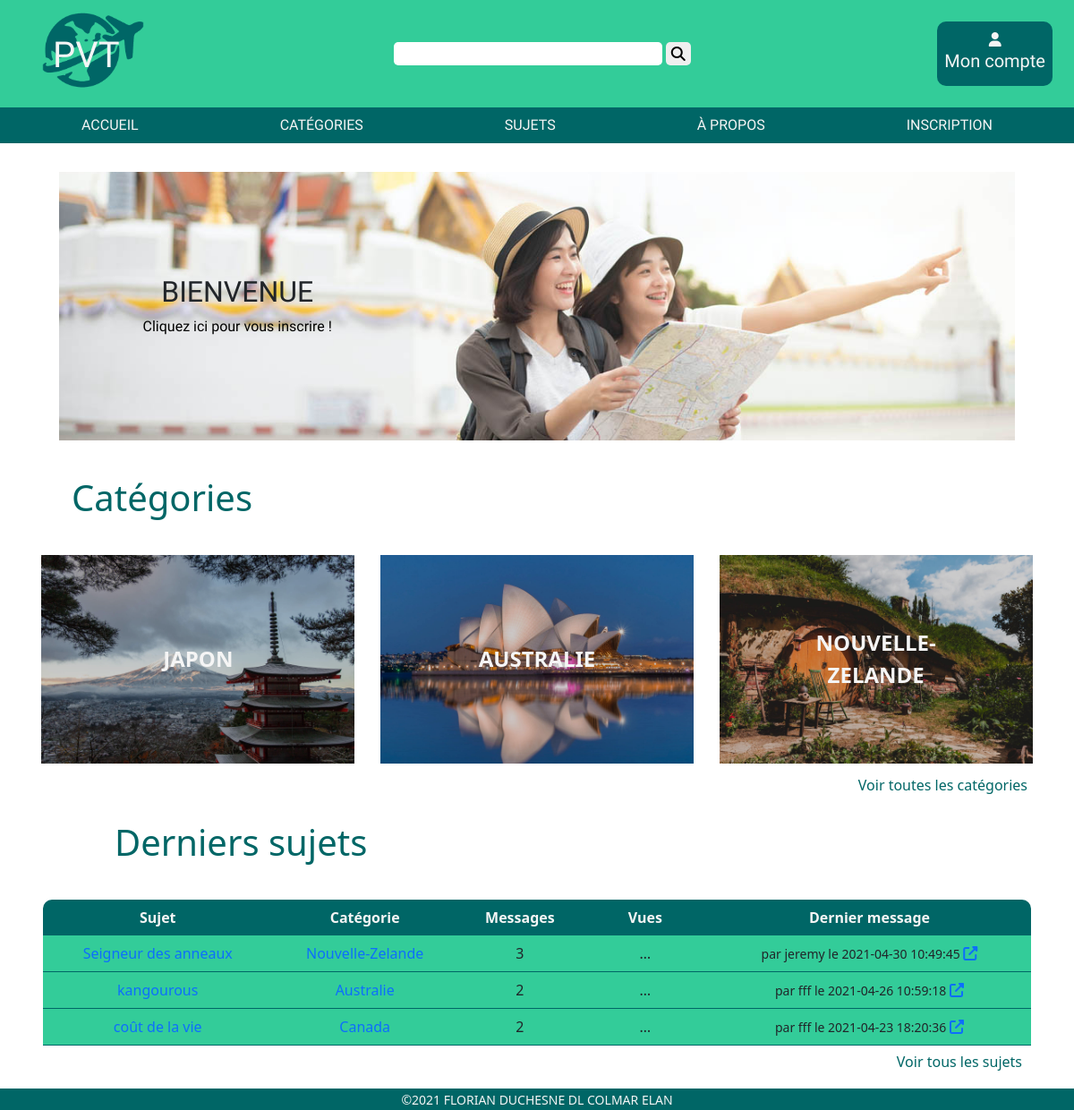
The page / on the database its author committed.
### tables this page shows
CREATE TABLE `category` (
  `id_category` int(11) NOT NULL,
  `name` varchar(50) NOT NULL,
  `dateCreation` datetime NOT NULL DEFAULT current_timestamp(),
  `img` varchar(255) DEFAULT NULL
);

CREATE TABLE `topic` (
  `id_topic` int(11) NOT NULL,
  `title` varchar(50) NOT NULL,
  `dateCreation` datetime NOT NULL DEFAULT current_timestamp(),
  `lock` tinyint(1) NOT NULL DEFAULT 0,
  `user_id` int(11) DEFAULT NULL,
  `category_id` int(11) NOT NULL
);

CREATE TABLE `user` (
  `id_user` int(11) NOT NULL,
  `pseudo` varchar(50) NOT NULL,
  `email` varchar(50) NOT NULL,
  `password` varchar(255) NOT NULL,
  `dateRegistration` datetime NOT NULL DEFAULT current_timestamp(),
  `icon` varchar(255) DEFAULT NULL,
  `description` varchar(200) DEFAULT NULL,
  `statut` tinyint(1) DEFAULT 0
);

CREATE TABLE `message` (
  `id_message` int(11) NOT NULL,
  `content` text NOT NULL,
  `dateCreation` datetime NOT NULL DEFAULT current_timestamp(),
  `topic_id` int(11) NOT NULL,
  `user_id` int(11) NOT NULL
);

### app/Autoloader.php (called while the page is built, shortened)
<?php
abstract class Autoloader
{
	public static function autoload($class)
	{
		$parts = preg_split('#\\\#', $class);
		$className = array_pop($parts);
		$path = strtolower(implode(DS, $parts));
		$file = $className . '.php';
		$filepath = ROOT_DIR . $path . DS . $file;
	}
}

### app/Router.php (called while the page is built, shortened)
<?php
abstract class Router
{
    public static function handleRequest($get)
    {
        $method = "index";
        $ctrl = new $ctrlname();
        return $ctrl->$method();
    }
}

### app/DAO.php (called while the page is built, shortened)
<?php
    abstract class DAO
    {
        public static function getConnection(){
            try{
                $pdo = new \PDO(
                    'mysql:host='.self::DB_HOST.';dbname='.self::DB_NAME,
                    self::DB_USER,
                    self::DB_PASS,
                    [
                        \PDO::ATTR_ERRMODE => \PDO::ERRMODE_EXCEPTION,
                        \PDO::ATTR_DEFAULT_FETCH_MODE => \PDO::FETCH_ASSOC
                    ]
                );
                return $pdo;
            }
            catch(\Exception $e){
                echo $e->getMessage();
                die();
            }
        }
    }

### controller/HomeController.php (called while the page is built, shortened)
<?php
class HomeController
{
  public function index()
  {
    $categoryModel = new CategoryManager;
    $topicModel = new TopicManager;
    $messageModel = new MessageManager;
    $categories = $categoryModel->home();
    $topics = $topicModel->findThree();
    foreach ($topics as $value) {
      $idTopic = $value->getId();
      $lastMessages[] = $messageModel->dernierMessage($idTopic);
      $nbAnswers[] = $topicModel->countAnswers($idTopic);
    }
    return [
      "view" => "home.php",
      'data' => [
        "categories" => $categories,
        "topics" => $topics,
        "lastMessages" => $lastMessages,
        "nbAnswers" => $nbAnswers
      ],
      "titrePage" => "Forum | Accueil"
    ];
  }
}

### model/manager/CategoryManager.php (called while the page is built, shortened)
<?php
class CategoryManager extends AbstractManager
{
  private static $classname = "Model\Entity\Category";
  public function findOneById($id)
  {
    $sql = "SELECT * FROM category WHERE id_category = :id";
    return self::getOneOrNullResult(
      self::select($sql, ["id" => $id], false),
      self::$classname
    );
  }
  public function home()
  {
    $sql = "SELECT * FROM category LIMIT 3";
    return self::getResults(
      self::select($sql, null, true),
      self::$classname
    );
  }
}

### app/AbstractManager.php (called while the page is built, shortened)
<?php
abstract class AbstractManager
{
    private static $connection;
    protected static function connect()
    {
        self::$connection = DAO::getConnection();
    }
    protected static function getOneOrNullResult($row, $class)
    {
        if ($row != null) {
            return new $class($row);
        }
        return null;
    }
    protected static function getResults($rows, $class)
    {
        $results = [];
        if ($rows != null) {
            foreach ($rows as $row) {
                $results[] = new $class($row);
            }
        }
        return $results;
    }
    protected static function select($sql, $params = null, $multiple = true)
    {
        $stmt = self::$connection->prepare($sql);
        $stmt->execute($params);
        if ($multiple) {
            return $stmt->fetchAll();
        }
        return $stmt->fetch();
    }
}

### app/AbstractEntity.php (called while the page is built, shortened)
<?php
abstract class AbstractEntity
{
    protected static function hydrate($data, $object)
    {
        foreach ($data as $field => $value) {
            $fieldArray = explode("_", $field);
            $field = $fieldArray[0];
            if (isset($fieldArray[1]) && $fieldArray[1] == "id") {
                $classname = ucfirst($fieldArray[0]) . "Manager";
                $manager = new $FKCName();
                $field = $fieldArray[0];
                $value = $manager->findOneById($value);
            }
            $method = "set" . ucfirst($field);
        }
    }
}

### model/entity/Category.php (called while the page is built, shortened)
<?php
class Category extends AbstractEntity
{
  public function setId($id)
  {
    return $this;
  }
  public function setName($name)
  {
    return $this;
  }
  public function setDateCreation($dateCreation)
  {
    return $this;
  }
  public function setImg($img)
  {
    return $this;
  }
}

### model/manager/TopicManager.php (called while the page is built, shortened)
<?php
class TopicManager extends AbstractManager
{
  private static $classname = "Model\Entity\Topic";
  public function findThree()
  {
    $sql = "SELECT * FROM topic t ORDER BY dateCreation DESC LIMIT 3";
    return self::getResults(
      self::select($sql, null, true),
      self::$classname
    );
  }
}

### model/entity/Topic.php (called while the page is built, shortened)
<?php
class Topic extends AbstractEntity
{
  public function __construct($data)
  {
    parent::hydrate($data, $this);
  }
  public function setId($id)
  {
    return $this;
  }
  public function setTitle($title)
  {
    return $this;
  }
  public function setUser($user)
  {
    return $this;
  }
  public function setCategory($category)
  {
    return $this;
  }
  public function setDateCreation($dateCreation)
  {
    return $this;
  }
  public function setLock($lock)
  {
    return $this;
  }
}

### model/manager/UserManager.php (called while the page is built, shortened)
<?php
class UserManager extends AbstractManager
{
  private static $classname = "Model\Entity\User";
  public function findOneById($id)
  {
    $sql = "SELECT * FROM user u WHERE u.id_user = :id";
    return self::getOneOrNullResult(
      self::select($sql, ["id" => $id], false),
      self::$classname
    );
  }
}

### model/entity/User.php (called while the page is built, shortened)
<?php
class User extends AbstractEntity
{
  public function setId($id)
  {
    return $this;
  }
  public function setPseudo($pseudo)
  {
    return $this;
  }
  public function setEmail($email)
  {
    return $this;
  }
  public function setPassword($password)
  {
    return $this;
  }
  public function setDateRegistration($dateRegistration)
  {
    return $this;
  }
  public function setIcon($icon)
  {
    return $this;
  }
  public function setDescription($description)
  {
    return $this;
  }
  public function setStatut($statut)
  {
    return $this;
  }
}

### app/Session.php (called while the page is built, shortened)
<?php
abstract class Session
{
    public static function getUser()
    {
        return false;
    }
}

### view/home.php (the view, shortened to what this page needs)
<div id="bienvenue" class="container">
  <figure class="container position-relative">
    <img src="http://localhost/forum/public/css/img/accueil.jpg" class="container">
    <figcaption class="position-absolute">
      <h2>BIENVENUE</h2>
      <a href="#">Cliquez ici pour vous inscrire !</a>
    </figcaption>
  </figure>
</div>
<h1>Catégories</h1>
<div id="galerie">
  <?php
  foreach ($data['categories'] as $category) {
  ?>
    <a href="?ctrl=category&method=listTopicsByCategory&id=<?= $category->getId() ?> ">
      <figure>
        <img src=" <?= $category->getImg() ?>">
        <figcaption><?= $category->getName() ?></figcaption>
      </figure>
    </a>
  <?php
  }
  ?>
  <a href="?ctrl=category&method=categoriesList" class="voirLien">Voir toutes les catégories</a>
</div>
<div id="sujets">
  <h1>Derniers sujets</h1>
  <table class="container">
    <thead>
      <th>Sujet</th>
      <th>Catégorie</th>
      <th>Messages</th>
      <th>Vues</th>
      <th>Dernier message</th>
    </thead>
    <tbody>
      <?php
      $i = 0;
      foreach ($data['topics'] as $topic) {
      ?>
        <tr>
          <td><a href="?ctrl=topic&method=detailTopicById&id=<?= $topic->getId() ?>"><?= $topic->getTitle() ?></a></td>
          <td><a href="?ctrl=category&method=listTopicsByCategory&id=<?= $topic->getCategory()->getId() ?> "><?= $topic->getCategory()->getName() ?></a></td>
          <td><?= $data['nbAnswers'][$i]['nbMessages'] ?></td>
          <td>…</td>
          <td> <?php
                if (isset($data['lastMessages'][$i])) {
                  echo "<small>par " . $data['lastMessages'][$i]->getUser()->getPseudo() . " le " . $data['lastMessages'][$i]->getDateCreation() . " </small><a href='?ctrl=topic&method=detailTopicById&id=" . $data['lastMessages'][$i]->getTopic()->getId() . "'><i class='fas fa-external-link-alt'></i></a></td>";
                }
                ?>
        </tr>
      <?php
        $i++;
      }
      ?>
    </tbody>
  </table>
  <a href="?ctrl=topic&method=topicsList" class="voirLien">Voir tous les sujets</a>
</div>

### index.php (shortened to what this page needs)
<?php
require_once "app/Autoloader.php";
$token = hash_hmac("sha256", "phrase_secrete", Session::getKey());
if (Router::CSRFProtection($token)) {
  $result = Router::handleRequest($_GET);
} else {
  Router::redirectTo("security", "logout");
}
if (is_array($result) && array_key_exists('view', $result)) {
  $data = isset($result['data']) ? $result['data'] : null;
  include VIEW_PATH . $result['view'];
} else
  include VIEW_PATH . '404.html';
$page = ob_get_contents();
include VIEW_PATH . "layout.php";

### view/layout.php (shortened to what this page needs)
<!DOCTYPE html>
<html lang="en">
<head>
  <link href="https://cdn.jsdelivr.net/npm/bootstrap@5.0.0-beta3/dist/css/bootstrap.min.css" rel="stylesheet" />
  <link href="http://localhost/forum/public/css/style.css" rel="stylesheet">
</head>
<body>
  <header class="w-100 navbar-expand-lg container-fluid">
    <div id="entete" class=" container-fluid d-flex justify-content-between align-items-center">
      <a href="http://localhost/forum" class="col-4">
        <figure id="logo" class="col-12 position-relative mt-2">
          <img src="http://localhost/forum/public/css/img/logo.png" class="col-5" />
          <h1 class="position-absolute">PVT</h1>
        </figure>
      </a>
      <form action="?ctrl=home&method=search" method="post" class="col-6">
        <input type="search" name="search" />
        <button type="submit"><i class="fas fa-search"></i></button>
      </form>
      <?php
      if (App\Session::getUser()) {
        echo "<a href='?ctrl=user&method=detailUser&id=" . App\Session::getUser()->getId() . "'><div id='login' class='d-flex flex-column justify-content-between align-items-center p-2'>
        <i class='fas fa-user m-1'></i>
        <h5>" . App\Session::getUser()->getPseudo() . "</h5>
      </div></a>";
      } else {
        echo "<a href='?ctrl=security&method=login'>
        <div id='login' class='d-flex flex-column justify-content-between align-items-center p-2'>
          <i class='fas fa-user m-1'></i>
          <h5>Mon compte</h5>
        </div>
      </a>";
      }
      ?>
    </div>
  </header>
  <nav class="w-100 navbar-expand-lg container-fluid navbar d-flex justify-content-around align-items-center">
    <a href="http://localhost/forum">Accueil</a>
    <a href="?ctrl=category&method=categoriesList">catégories</a>
    <a href="?ctrl=topic&method=topicslist">Sujets</a>
    <a href="#">À propos</a>
    <a href="?ctrl=security&method=register">Inscription</a>
  </nav>
  <main>
    <div id="page">
      <?= $page ?>
    </div>
  </main>
  <footer>
    <small>&copy;2021 FLORIAN DUCHESNE DL COLMAR ELAN</small>
  </footer>
</body>
</html>

### public/css/style.css (style rules this page uses)
* { box-sizing: border-box; }
body { margin: 0; }
header { background-color: #33cc99; }
header figure h1 { top: 30px; left: 35px; color: whitesmoke; font-family: "Pangolin", cursive; }
header input, button { border-radius: 5px; border-style: none; }
header input { width: 300px; }
#login { background-color: #006666; border-radius: 10px; color: whitesmoke; font-family: "Pangolin", cursive; }
a { text-decoration: none; }
nav { background-color: #006666; }
nav a { color: whitesmoke; text-decoration: none; text-transform: uppercase; font-family: "Pangolin", cursive; }
footer { background-color: #006666; color: whitesmoke; text-align: center; }
main h1 { margin: 1em; color: #006666; margin-left: 2em; }
#galerie { position: relative; display: flex; justify-content: space-around; align-items: center; flex-wrap: wrap; margin: 2em; }
#galerie img { width: 350px; filter: brightness(80%); }
#galerie figure { position: relative; }
#galerie figcaption { position: absolute; top: 50%; left: 50%; transform: translate(-50%, -50%); font-weight: bolder; text-transform: uppercase; font-size: x-large; text-align: center; color: whitesmoke; }
#bienvenue figure { overflow: hidden; height: 300px; margin-top: 2em; }
#bienvenue img { transform: translateY(-190px); }
#bienvenue figcaption { top: 50%; left: 20%; transform: translate(-50%, -50%); text-align: center; font-family: "Pangolin", cursive; }
#bienvenue a { text-decoration: none; color: black; }
.voirLien { position: absolute; right: 20px; bottom: -20px; text-decoration: none; color: #006666; }
table td, th { min-width: 100px; padding: 0.5em; text-align: center; }
thead :first-child { border-radius: 10px 0px 0px 0px; }
thead :last-child { border-radius: 0px 10px 0px 0px; }
table { margin: 2em; }
table th { background-color: #006666; color: whitesmoke; }
table td { background-color: #33cc99; border-bottom: solid #006666 1px; }
#sujets { position: relative; margin: 3em; }
#sujets .voirLien { bottom: -30px; right: 10px; }

### rows shown on the page
category: img (picture), name "JAPON"
category: img (picture), name "AUSTRALIE"
category: img (picture), name "NOUVELLE-ZELANDE"
topic: title "Seigneur des anneaux", category.name "Nouvelle-Zelande", nbMessages "3"
user: pseudo "jeremy"
message: dateCreation "2021-04-30 10:49:45"
topic: title "kangourous", category.name "Australie", nbMessages "2"
user: pseudo "fff"
message: dateCreation "2021-04-26 10:59:18"
topic: title "coût de la vie", category.name "Canada", nbMessages "2"
message: dateCreation "2021-04-23 18:20:36"
